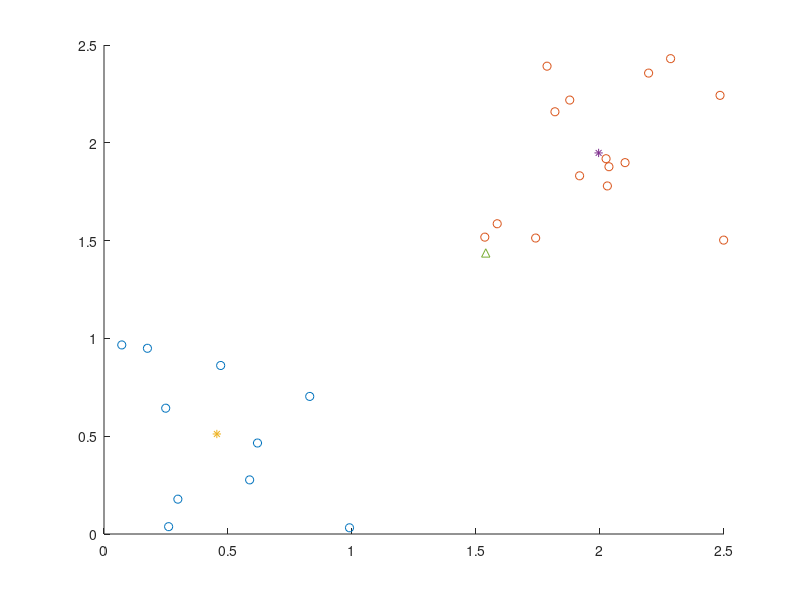

The MATLAB script that drew this image:
% 1.1 Dummy Data
X = [rand(10,2); rand(15,2) + 1.5];
Y = [zeros(10,1); ones(15,1)];

% 1.2 Mean Vector
% | x1 | y1 |
%  ---------
% | x2 | y2 |
meanX(1,1) = mean(X(1:10,1)); % C1 - X
meanX(1,2) = mean(X(1:10,2)); % C1 - Y
meanX(2,1) = mean(X(11:25,1)); % C2 - X
meanX(2,2) = mean(X(11:25,2)); % C2 - Y

% 1.3 nilai tengah (m2-m1) : diantara vector m2 dan m1 : x2-x1 dan y2-y1
mid = meanX(2,:) - meanX(1,:);

% 2.1 Scattering Dummy Data
hold on
    scatter(X(1:10,1), X(1:10,2)); % C1
    scatter(X(11:25,1), X(11:25,2)); % C2
    % 2.2 Scattering Mean Vector
    scatter(meanX(1,1), meanX(1,2), '*b');
    scatter(meanX(2,1), meanX(2,2), '*r');
    scatter(mid(1), mid(2), '^k');
hold off